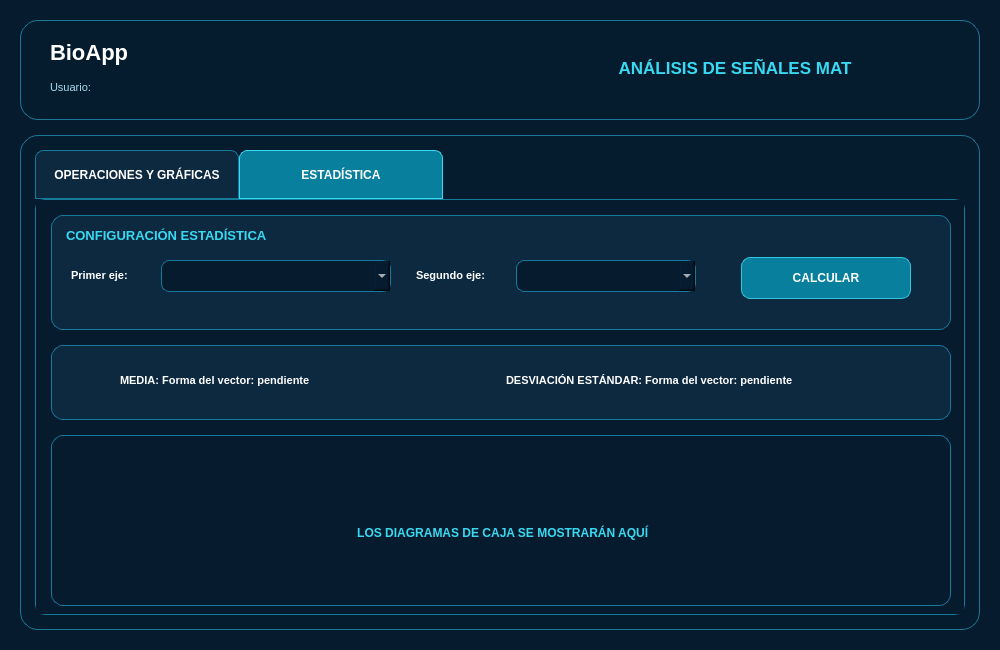
<?xml version="1.0" encoding="UTF-8"?>
<ui version="4.0">
 <class>ventanaAnalisisMAT</class>
 <widget class="QDialog" name="ventanaAnalisisMAT">
  <property name="geometry">
   <rect>
    <x>0</x>
    <y>0</y>
    <width>1000</width>
    <height>650</height>
   </rect>
  </property>
  <property name="windowTitle">
   <string>ANÁLISIS DE SEÑALES MAT</string>
  </property>
  <property name="autoFillBackground">
   <bool>false</bool>
  </property>
  <property name="styleSheet">
   <string notr="true">QDialog {
    background-color: rgb(7, 27, 46);
}</string>
  </property>
  <widget class="QFrame" name="headerFrameMAT">
   <property name="geometry">
    <rect>
     <x>20</x>
     <y>20</y>
     <width>960</width>
     <height>100</height>
    </rect>
   </property>
   <property name="styleSheet">
    <string notr="true">QFrame#headerFrameMAT {
    background-color: rgba(5, 28, 48, 220);
    border: 1px solid #1B7896;
    border-radius: 18px;
}</string>
   </property>
   <property name="frameShape">
    <enum>QFrame::StyledPanel</enum>
   </property>
   <property name="frameShadow">
    <enum>QFrame::Raised</enum>
   </property>
   <widget class="QLabel" name="tituloBioAppMAT">
    <property name="geometry">
     <rect>
      <x>30</x>
      <y>15</y>
      <width>191</width>
      <height>35</height>
     </rect>
    </property>
    <property name="styleSheet">
     <string notr="true">QLabel#tituloBioAppMAT {
    color: #FFFFFF;
    font-size: 22px;
    font-weight: bold;
    background: transparent;
    border: none;
}</string>
    </property>
    <property name="text">
     <string>BioApp</string>
    </property>
   </widget>
   <widget class="QLabel" name="usuarioMATLabel">
    <property name="geometry">
     <rect>
      <x>30</x>
      <y>55</y>
      <width>180</width>
      <height>25</height>
     </rect>
    </property>
    <property name="styleSheet">
     <string notr="true">QLabel#usuarioMATLabel {
    color: #A9D9EB;
    font-size: 11px;
    background: transparent;
    border: none;
}</string>
    </property>
    <property name="text">
     <string>Usuario:</string>
    </property>
   </widget>
   <widget class="QLabel" name="tituloSeccionMATLabel">
    <property name="geometry">
     <rect>
      <x>500</x>
      <y>25</y>
      <width>430</width>
      <height>45</height>
     </rect>
    </property>
    <property name="styleSheet">
     <string notr="true">QLabel#tituloSeccionMATLabel {
    color: #39D9F2;
    font-size: 17px;
    font-weight: bold;
    background: transparent;
    border: none;
}</string>
    </property>
    <property name="text">
     <string>ANÁLISIS DE SEÑALES MAT</string>
    </property>
    <property name="alignment">
     <set>Qt::AlignCenter</set>
    </property>
   </widget>
  </widget>
  <widget class="QFrame" name="contenidoAnalisisMATFrame">
   <property name="geometry">
    <rect>
     <x>20</x>
     <y>135</y>
     <width>960</width>
     <height>495</height>
    </rect>
   </property>
   <property name="styleSheet">
    <string notr="true">QFrame#contenidoAnalisisMATFrame {
    background-color: rgba(5, 28, 48, 220);
    border: 1px solid #1B7896;
    border-radius: 18px;
}</string>
   </property>
   <property name="frameShape">
    <enum>QFrame::StyledPanel</enum>
   </property>
   <property name="frameShadow">
    <enum>QFrame::Raised</enum>
   </property>
   <widget class="QTabWidget" name="matAnalisisTabWidget">
    <property name="geometry">
     <rect>
      <x>15</x>
      <y>15</y>
      <width>930</width>
      <height>465</height>
     </rect>
    </property>
    <property name="styleSheet">
     <string notr="true">QTabWidget::pane {
    background-color: #071B2E;
    border: 1px solid #167A9B;
    border-radius: 10px;
}

QTabBar::tab {
    background-color: #0D2940;
    color: #FFFFFF;
    border: 1px solid #167A9B;
    border-top-left-radius: 8px;
    border-top-right-radius: 8px;
    min-width: 190px;
    min-height: 35px;
    padding: 6px;
    font-size: 12px;
    font-weight: bold;
}

QTabBar::tab:selected {
    background-color: #087F9C;
    color: #FFFFFF;
    border: 1px solid #39D9F2;
}

QTabBar::tab:hover {
    background-color: #17617D;
}
QWidget#tabOperacionesMAT {
    background-color: #071B2E;
    border: none;
}</string>
    </property>
    <property name="currentIndex">
     <number>1</number>
    </property>
    <widget class="QWidget" name="tabOperacionesMAT">
     <property name="styleSheet">
      <string notr="true">QTabWidget::pane {
    background-color: #071B2E;
    border: 1px solid #167A9B;
    border-radius: 10px;
}

QTabBar::tab {
    background-color: #0D2940;
    color: #FFFFFF;
    border: 1px solid #167A9B;
    border-top-left-radius: 8px;
    border-top-right-radius: 8px;
    min-width: 190px;
    min-height: 35px;
    padding: 6px;
    font-size: 12px;
    font-weight: bold;
}

QTabBar::tab:selected {
    background-color: #087F9C;
    color: #FFFFFF;
    border: 1px solid #39D9F2;
}

QTabBar::tab:hover {
    background-color: #17617D;
}</string>
     </property>
     <attribute name="title">
      <string>OPERACIONES Y GRÁFICAS</string>
     </attribute>
     <widget class="QFrame" name="controlesOperacionesMATFrame">
      <property name="geometry">
       <rect>
        <x>15</x>
        <y>15</y>
        <width>900</width>
        <height>190</height>
       </rect>
      </property>
      <property name="styleSheet">
       <string notr="true">QFrame#controlesOperacionesMATFrame {
    background-color: #0D2940;
    border: 1px solid #167A9B;
    border-radius: 12px;
}</string>
      </property>
      <property name="frameShape">
       <enum>QFrame::StyledPanel</enum>
      </property>
      <property name="frameShadow">
       <enum>QFrame::Raised</enum>
      </property>
      <widget class="QLabel" name="tituloOperacionesMATLabel">
       <property name="geometry">
        <rect>
         <x>15</x>
         <y>8</y>
         <width>870</width>
         <height>25</height>
        </rect>
       </property>
       <property name="styleSheet">
        <string notr="true">QLabel#tituloOperacionesMATLabel {
    color: #39D9F2;
    font-size: 13px;
    font-weight: bold;
    background: transparent;
    border: none;
}</string>
       </property>
       <property name="text">
        <string>CONFIGURACIÓN DEL ANÁLISIS MAT</string>
       </property>
      </widget>
      <widget class="QLabel" name="claveMATLabel">
       <property name="geometry">
        <rect>
         <x>20</x>
         <y>43</y>
         <width>85</width>
         <height>25</height>
        </rect>
       </property>
       <property name="styleSheet">
        <string notr="true">QLabel#claveMATLabel {
    color: #FFFFFF;
    font-size: 11px;
    font-weight: bold;
    background: transparent;
    border: none;
}</string>
       </property>
       <property name="text">
        <string>Clave MAT:</string>
       </property>
      </widget>
      <widget class="QComboBox" name="claveMATComboBox">
       <property name="geometry">
        <rect>
         <x>110</x>
         <y>40</y>
         <width>260</width>
         <height>32</height>
        </rect>
       </property>
       <property name="styleSheet">
        <string notr="true">QComboBox {
    background-color: #071B2E;
    color: #FFFFFF;
    border: 1px solid #167A9B;
    border-radius: 8px;
    padding: 5px 8px;
    font-size: 11px;
}

QComboBox:hover {
    border: 1px solid #39D9F2;
}

QComboBox QAbstractItemView {
    background-color: #0D2940;
    color: #FFFFFF;
    selection-background-color: #167A9B;
    selection-color: #FFFFFF;
}</string>
       </property>
      </widget>
      <widget class="QLabel" name="operacionMATLabel">
       <property name="geometry">
        <rect>
         <x>405</x>
         <y>43</y>
         <width>90</width>
         <height>25</height>
        </rect>
       </property>
       <property name="styleSheet">
        <string notr="true">QLabel#operacionMATLabel {
    color: #FFFFFF;
    font-size: 11px;
    font-weight: bold;
    background: transparent;
    border: none;
}</string>
       </property>
       <property name="text">
        <string>Operación:</string>
       </property>
      </widget>
      <widget class="QComboBox" name="operacionMATComboBox">
       <property name="geometry">
        <rect>
         <x>500</x>
         <y>40</y>
         <width>180</width>
         <height>32</height>
        </rect>
       </property>
       <property name="styleSheet">
        <string notr="true">QComboBox {
    background-color: #071B2E;
    color: #FFFFFF;
    border: 1px solid #167A9B;
    border-radius: 8px;
    padding: 5px 8px;
    font-size: 11px;
}

QComboBox:hover {
    border: 1px solid #39D9F2;
}

QComboBox QAbstractItemView {
    background-color: #0D2940;
    color: #FFFFFF;
    selection-background-color: #167A9B;
    selection-color: #FFFFFF;
}</string>
       </property>
      </widget>
      <widget class="QLabel" name="tituloCanalesMATLabel">
       <property name="geometry">
        <rect>
         <x>20</x>
         <y>82</y>
         <width>400</width>
         <height>22</height>
        </rect>
       </property>
       <property name="styleSheet">
        <string notr="true">QLabel#tituloCanalesMATLabel {
    color: #39D9F2;
    font-size: 11px;
    font-weight: bold;
    background: transparent;
    border: none;
}</string>
       </property>
       <property name="text">
        <string>SELECCIÓN DE LOS CUATRO CANALES</string>
       </property>
      </widget>
      <widget class="QComboBox" name="canal1MATComboBox">
       <property name="geometry">
        <rect>
         <x>20</x>
         <y>115</y>
         <width>195</width>
         <height>30</height>
        </rect>
       </property>
       <property name="styleSheet">
        <string notr="true">QComboBox {
    background-color: #071B2E;
    color: #FFFFFF;
    border: 1px solid #167A9B;
    border-radius: 8px;
    padding: 5px 8px;
    font-size: 11px;
}

QComboBox:hover {
    border: 1px solid #39D9F2;
}

QComboBox QAbstractItemView {
    background-color: #0D2940;
    color: #FFFFFF;
    selection-background-color: #167A9B;
    selection-color: #FFFFFF;
}</string>
       </property>
      </widget>
      <widget class="QComboBox" name="canal2MATComboBox">
       <property name="geometry">
        <rect>
         <x>235</x>
         <y>115</y>
         <width>195</width>
         <height>30</height>
        </rect>
       </property>
       <property name="styleSheet">
        <string notr="true">QComboBox {
    background-color: #071B2E;
    color: #FFFFFF;
    border: 1px solid #167A9B;
    border-radius: 8px;
    padding: 5px 8px;
    font-size: 11px;
}

QComboBox:hover {
    border: 1px solid #39D9F2;
}

QComboBox QAbstractItemView {
    background-color: #0D2940;
    color: #FFFFFF;
    selection-background-color: #167A9B;
    selection-color: #FFFFFF;
}</string>
       </property>
      </widget>
      <widget class="QComboBox" name="canal3MATComboBox">
       <property name="geometry">
        <rect>
         <x>450</x>
         <y>115</y>
         <width>195</width>
         <height>30</height>
        </rect>
       </property>
       <property name="styleSheet">
        <string notr="true">QComboBox {
    background-color: #071B2E;
    color: #FFFFFF;
    border: 1px solid #167A9B;
    border-radius: 8px;
    padding: 5px 8px;
    font-size: 11px;
}

QComboBox:hover {
    border: 1px solid #39D9F2;
}

QComboBox QAbstractItemView {
    background-color: #0D2940;
    color: #FFFFFF;
    selection-background-color: #167A9B;
    selection-color: #FFFFFF;
}</string>
       </property>
      </widget>
      <widget class="QComboBox" name="canal4MATComboBox">
       <property name="geometry">
        <rect>
         <x>665</x>
         <y>115</y>
         <width>195</width>
         <height>30</height>
        </rect>
       </property>
       <property name="styleSheet">
        <string notr="true">QComboBox {
    background-color: #071B2E;
    color: #FFFFFF;
    border: 1px solid #167A9B;
    border-radius: 8px;
    padding: 5px 8px;
    font-size: 11px;
}

QComboBox:hover {
    border: 1px solid #39D9F2;
}

QComboBox QAbstractItemView {
    background-color: #0D2940;
    color: #FFFFFF;
    selection-background-color: #167A9B;
    selection-color: #FFFFFF;
}</string>
       </property>
      </widget>
      <widget class="QLabel" name="rangoMinimoMATLabel">
       <property name="geometry">
        <rect>
         <x>40</x>
         <y>157</y>
         <width>100</width>
         <height>22</height>
        </rect>
       </property>
       <property name="styleSheet">
        <string notr="true">QLabel#rangoMinimoMATLabel {
    color: #FFFFFF;
    font-size: 11px;
    font-weight: bold;
    background: transparent;
    border: none;
}</string>
       </property>
       <property name="text">
        <string>Rango mínimo:</string>
       </property>
      </widget>
      <widget class="QLabel" name="rangoMaximoMATLabel">
       <property name="geometry">
        <rect>
         <x>250</x>
         <y>157</y>
         <width>105</width>
         <height>22</height>
        </rect>
       </property>
       <property name="styleSheet">
        <string notr="true">QLabel#rangoMaximoMATLabel {
    color: #FFFFFF;
    font-size: 11px;
    font-weight: bold;
    background: transparent;
    border: none;
}</string>
       </property>
       <property name="text">
        <string>Rango máximo:</string>
       </property>
      </widget>
      <widget class="QSpinBox" name="rangoMinimoMATSpinBox">
       <property name="geometry">
        <rect>
         <x>130</x>
         <y>157</y>
         <width>90</width>
         <height>25</height>
        </rect>
       </property>
       <property name="styleSheet">
        <string notr="true">QDoubleSpinBox {
    background-color: #071B2E;
    color: #FFFFFF;
    border: 1px solid #167A9B;
    border-radius: 7px;
    padding: 4px;
    font-size: 11px;
}

QDoubleSpinBox:focus {
    border: 1px solid #39D9F2;
}</string>
       </property>
      </widget>
      <widget class="QSpinBox" name="spinBox_2">
       <property name="geometry">
        <rect>
         <x>360</x>
         <y>157</y>
         <width>90</width>
         <height>25</height>
        </rect>
       </property>
       <property name="styleSheet">
        <string notr="true">QDoubleSpinBox {
    background-color: #071B2E;
    color: #FFFFFF;
    border: 1px solid #167A9B;
    border-radius: 7px;
    padding: 4px;
    font-size: 11px;
}

QDoubleSpinBox:focus {
    border: 1px solid #39D9F2;
}</string>
       </property>
      </widget>
      <widget class="QPushButton" name="generarOperacionesMATButton">
       <property name="geometry">
        <rect>
         <x>670</x>
         <y>150</y>
         <width>190</width>
         <height>32</height>
        </rect>
       </property>
       <property name="styleSheet">
        <string notr="true">QPushButton {
    background-color: #087F9C;
    color: #FFFFFF;
    border: 1px solid #36C5E0;
    border-radius: 8px;
    font-size: 11px;
    font-weight: bold;
    padding: 5px;
}

QPushButton:hover {
    background-color: #119DBB;
    border: 1px solid #70E4F5;
}

QPushButton:pressed {
    background-color: #075D75;
}</string>
       </property>
       <property name="text">
        <string>GENERAR GRÁFICAS</string>
       </property>
      </widget>
     </widget>
     <widget class="QFrame" name="graficasOperacionesMATFrame">
      <property name="geometry">
       <rect>
        <x>15</x>
        <y>215</y>
        <width>900</width>
        <height>191</height>
       </rect>
      </property>
      <property name="styleSheet">
       <string notr="true">QFrame#graficasOperacionesMATFrame {
    background-color: #071B2E;
    border: 1px solid #167A9B;
    border-radius: 12px;
}</string>
      </property>
      <property name="frameShape">
       <enum>QFrame::StyledPanel</enum>
      </property>
      <property name="frameShadow">
       <enum>QFrame::Raised</enum>
      </property>
      <widget class="QLabel" name="mensajeGraficasMATLabel">
       <property name="geometry">
        <rect>
         <x>290</x>
         <y>70</y>
         <width>870</width>
         <height>35</height>
        </rect>
       </property>
       <property name="styleSheet">
        <string notr="true">QLabel#mensajeGraficasMATLabel {
    color: #39D9F2;
    font-size: 12px;
    font-weight: bold;
    background: transparent;
    border: none;
}</string>
       </property>
       <property name="text">
        <string>LAS GRÁFICAS DE LAS SEÑALES SE MOSTRARÁN AQUÍ</string>
       </property>
      </widget>
     </widget>
    </widget>
    <widget class="QWidget" name="tabEstadisticaMAT">
     <property name="styleSheet">
      <string notr="true">QWidget#tabEstadisticaMAT {
    background-color: #071B2E;
    border: none;
}</string>
     </property>
     <attribute name="title">
      <string>ESTADÍSTICA</string>
     </attribute>
     <widget class="QFrame" name="controlesEstadisticaMATFrame">
      <property name="geometry">
       <rect>
        <x>15</x>
        <y>15</y>
        <width>900</width>
        <height>115</height>
       </rect>
      </property>
      <property name="styleSheet">
       <string notr="true">QFrame#controlesEstadisticaMATFrame {
    background-color: #0D2940;
    border: 1px solid #167A9B;
    border-radius: 12px;
}</string>
      </property>
      <property name="frameShape">
       <enum>QFrame::StyledPanel</enum>
      </property>
      <property name="frameShadow">
       <enum>QFrame::Raised</enum>
      </property>
      <widget class="QLabel" name="tituloEstadisticaMATLabel">
       <property name="geometry">
        <rect>
         <x>15</x>
         <y>8</y>
         <width>875</width>
         <height>25</height>
        </rect>
       </property>
       <property name="styleSheet">
        <string notr="true">QLabel#tituloEstadisticaMATLabel {
    color: #39D9F2;
    font-size: 13px;
    font-weight: bold;
    background: transparent;
    border: none;
}</string>
       </property>
       <property name="text">
        <string>CONFIGURACIÓN ESTADÍSTICA</string>
       </property>
      </widget>
      <widget class="QLabel" name="eje1MATLabel">
       <property name="geometry">
        <rect>
         <x>20</x>
         <y>48</y>
         <width>90</width>
         <height>25</height>
        </rect>
       </property>
       <property name="styleSheet">
        <string notr="true">QLabel#eje1MATLabel {
    color: #FFFFFF;
    font-size: 11px;
    font-weight: bold;
    background: transparent;
    border: none;
}</string>
       </property>
       <property name="text">
        <string>Primer eje:</string>
       </property>
      </widget>
      <widget class="QComboBox" name="eje1MATComboBox">
       <property name="geometry">
        <rect>
         <x>110</x>
         <y>45</y>
         <width>230</width>
         <height>32</height>
        </rect>
       </property>
       <property name="styleSheet">
        <string notr="true">QComboBox {
    background-color: #071B2E;
    color: #FFFFFF;
    border: 1px solid #167A9B;
    border-radius: 8px;
    padding: 5px 8px;
    font-size: 11px;
}

QComboBox:hover {
    border: 1px solid #39D9F2;
}

QComboBox QAbstractItemView {
    background-color: #0D2940;
    color: #FFFFFF;
    selection-background-color: #167A9B;
    selection-color: #FFFFFF;
}</string>
       </property>
      </widget>
      <widget class="QLabel" name="eje2MATLabel">
       <property name="geometry">
        <rect>
         <x>365</x>
         <y>48</y>
         <width>100</width>
         <height>25</height>
        </rect>
       </property>
       <property name="styleSheet">
        <string notr="true">QLabel#eje2MATLabel {
    color: #FFFFFF;
    font-size: 11px;
    font-weight: bold;
    background: transparent;
    border: none;
}</string>
       </property>
       <property name="text">
        <string>Segundo eje:</string>
       </property>
      </widget>
      <widget class="QComboBox" name="eje2MATComboBox">
       <property name="geometry">
        <rect>
         <x>465</x>
         <y>45</y>
         <width>180</width>
         <height>32</height>
        </rect>
       </property>
       <property name="styleSheet">
        <string notr="true">QComboBox {
    background-color: #071B2E;
    color: #FFFFFF;
    border: 1px solid #167A9B;
    border-radius: 8px;
    padding: 5px 8px;
    font-size: 11px;
}

QComboBox:hover {
    border: 1px solid #39D9F2;
}

QComboBox QAbstractItemView {
    background-color: #0D2940;
    color: #FFFFFF;
    selection-background-color: #167A9B;
    selection-color: #FFFFFF;
}</string>
       </property>
      </widget>
      <widget class="QPushButton" name="calcularEstadisticaMATButton">
       <property name="geometry">
        <rect>
         <x>690</x>
         <y>42</y>
         <width>170</width>
         <height>42</height>
        </rect>
       </property>
       <property name="styleSheet">
        <string notr="true">QPushButton#calcularEstadisticaMATButton {
    background-color: #087F9C;
    color: #FFFFFF;
    border: 1px solid #36C5E0;
    border-radius: 9px;
    font-size: 12px;
    font-weight: bold;
    padding: 5px;
}

QPushButton#calcularEstadisticaMATButton:hover {
    background-color: #119DBB;
    border: 1px solid #70E4F5;
}

QPushButton#calcularEstadisticaMATButton:pressed {
    background-color: #075D75;
}</string>
       </property>
       <property name="text">
        <string>CALCULAR</string>
       </property>
      </widget>
     </widget>
     <widget class="QFrame" name="resultadosEstadisticaMATFrame">
      <property name="geometry">
       <rect>
        <x>15</x>
        <y>145</y>
        <width>900</width>
        <height>75</height>
       </rect>
      </property>
      <property name="styleSheet">
       <string notr="true">QFrame#resultadosEstadisticaMATFrame {
    background-color: #0D2940;
    border: 1px solid #167A9B;
    border-radius: 12px;
}</string>
      </property>
      <property name="frameShape">
       <enum>QFrame::StyledPanel</enum>
      </property>
      <property name="frameShadow">
       <enum>QFrame::Raised</enum>
      </property>
      <widget class="QLabel" name="resultadoMediaMATLabel">
       <property name="geometry">
        <rect>
         <x>20</x>
         <y>20</y>
         <width>410</width>
         <height>30</height>
        </rect>
       </property>
       <property name="styleSheet">
        <string notr="true">QLabel {
    color: #FFFFFF;
    font-size: 11px;
    font-weight: bold;
    background: transparent;
    border: none;
}</string>
       </property>
       <property name="text">
        <string>	MEDIA: Forma del vector: pendiente</string>
       </property>
      </widget>
      <widget class="QLabel" name="resultadoDesviacionMATLabel">
       <property name="geometry">
        <rect>
         <x>455</x>
         <y>20</y>
         <width>420</width>
         <height>30</height>
        </rect>
       </property>
       <property name="styleSheet">
        <string notr="true">QLabel {
    color: #FFFFFF;
    font-size: 11px;
    font-weight: bold;
    background: transparent;
    border: none;
}</string>
       </property>
       <property name="text">
        <string>DESVIACIÓN ESTÁNDAR: Forma del vector: pendiente</string>
       </property>
      </widget>
     </widget>
     <widget class="QFrame" name="graficasEstadisticaMATFrame">
      <property name="geometry">
       <rect>
        <x>15</x>
        <y>235</y>
        <width>900</width>
        <height>171</height>
       </rect>
      </property>
      <property name="styleSheet">
       <string notr="true">QFrame#graficasEstadisticaMATFrame {
    background-color: #071B2E;
    border: 1px solid #167A9B;
    border-radius: 12px;
}</string>
      </property>
      <property name="frameShape">
       <enum>QFrame::StyledPanel</enum>
      </property>
      <property name="frameShadow">
       <enum>QFrame::Raised</enum>
      </property>
      <widget class="QLabel" name="mensajeGraficasEstadisticaMATLabel">
       <property name="geometry">
        <rect>
         <x>15</x>
         <y>80</y>
         <width>870</width>
         <height>35</height>
        </rect>
       </property>
       <property name="styleSheet">
        <string notr="true">QLabel#mensajeGraficasEstadisticaMATLabel {
    color: #39D9F2;
    font-size: 12px;
    font-weight: bold;
    background: transparent;
    border: none;
}</string>
       </property>
       <property name="text">
        <string>	LOS DIAGRAMAS DE CAJA SE MOSTRARÁN AQUÍ</string>
       </property>
       <property name="alignment">
        <set>Qt::AlignCenter</set>
       </property>
      </widget>
     </widget>
    </widget>
   </widget>
  </widget>
 </widget>
 <resources/>
 <connections/>
</ui>
